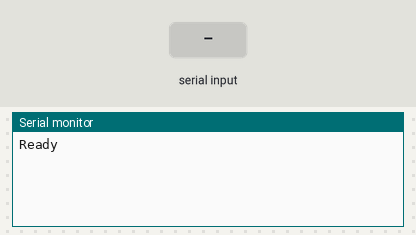
Recording of a sketch running on a simulated Arduino Uno, built with avr-gcc and run on an emulated ATmega328P. Parts: the last lines printed to the serial monitor. Inputs (shaded band) come from the test bench.

Above: at 1.2 s.
1.3 s: "90,45\n" received over Serial
At 1.8 s:
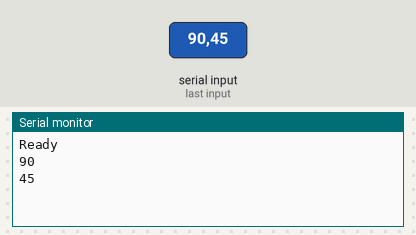
2.8 s: "30,150\n" received over Serial
At 4.9 s:
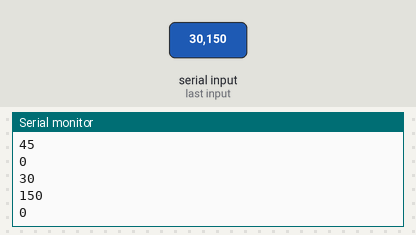
Timing chart, 0 to 6.4 s (numbered marks = the images above; inputs shaded):
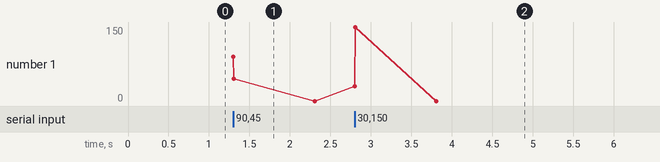

Measured:
- after the input at 1.3 s, the serial monitor: prints a new line at once (image 1)
- after the input at 2.8 s, the serial monitor: prints a new line at once (image 2)

The sketch:

ledrow.ino
```cpp
int r0 = 0;      //value of select pin at the 4051 (s0)
int r1 = 0;      //value of select pin at the 4051 (s1)
int r2 = 0;      //value of select pin at the 4051 (s2)
int count = 0;   //which y pin we are selecting
int v = 1;

void setup(){
  Serial.begin(9600);
  Serial.println("Ready");
  pinMode(2, OUTPUT);    // s0
  pinMode(3, OUTPUT);    // s1
  pinMode(4, OUTPUT);    // s2
}

void loop () {

  if(Serial.available()){
    count = Serial.parseInt(); // read the incoming data
    Serial.println(count);
  }

  // select the bit
  r0 = bitRead(count,0);    // use this with arduino 0013 (and newer versions)
  r1 = bitRead(count,1);    // use this with arduino 0013 (and newer versions)
  r2 = bitRead(count,2);    // use this with arduino 0013 (and newer versions)

  digitalWrite(2, r0);
  digitalWrite(3, r1);
  digitalWrite(4, r2);

  //count = random(0, 8);
  //if (count == 7)
  //{
  //  v = -1;
  //}
  //else if (count == 0)
  //{
  //  v = 1;
  //}
  //count = count + v;

}
```
